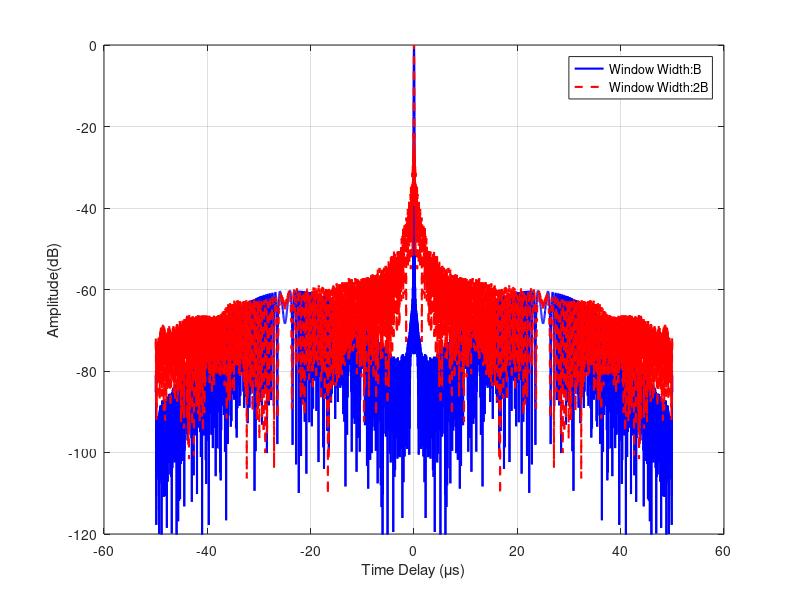
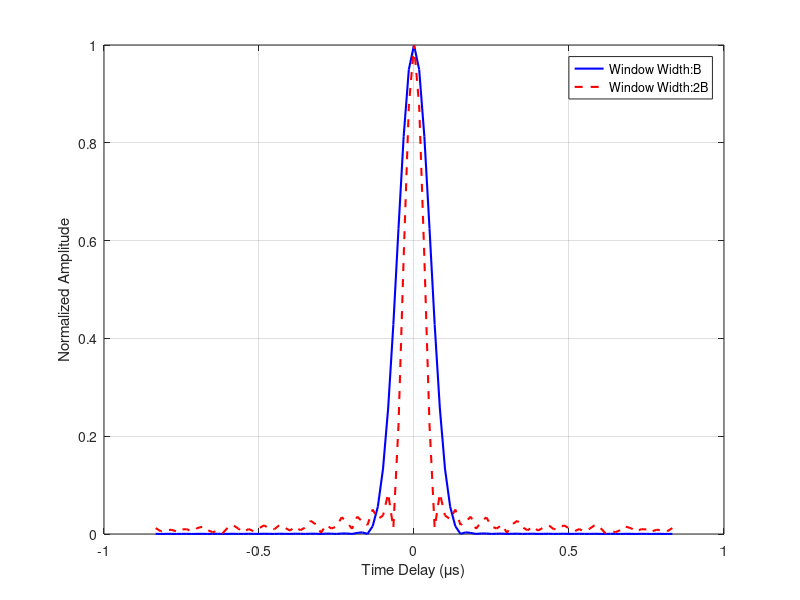
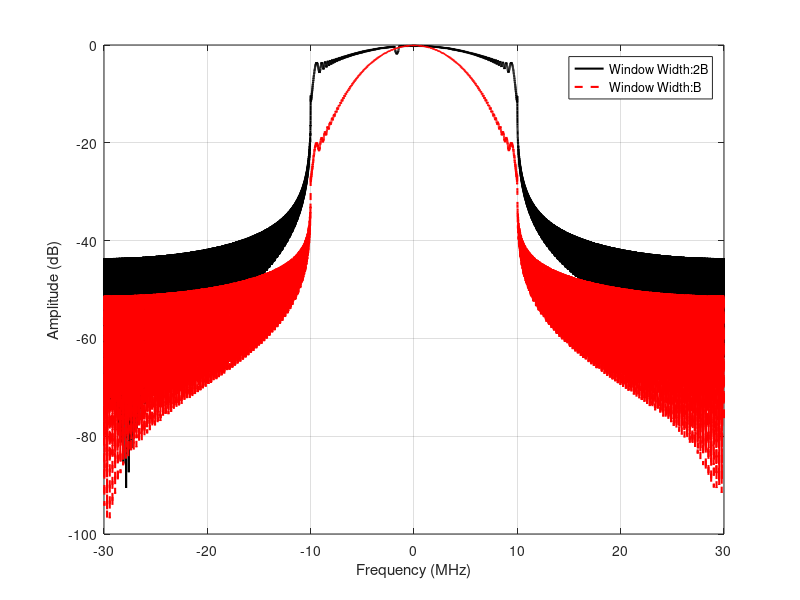
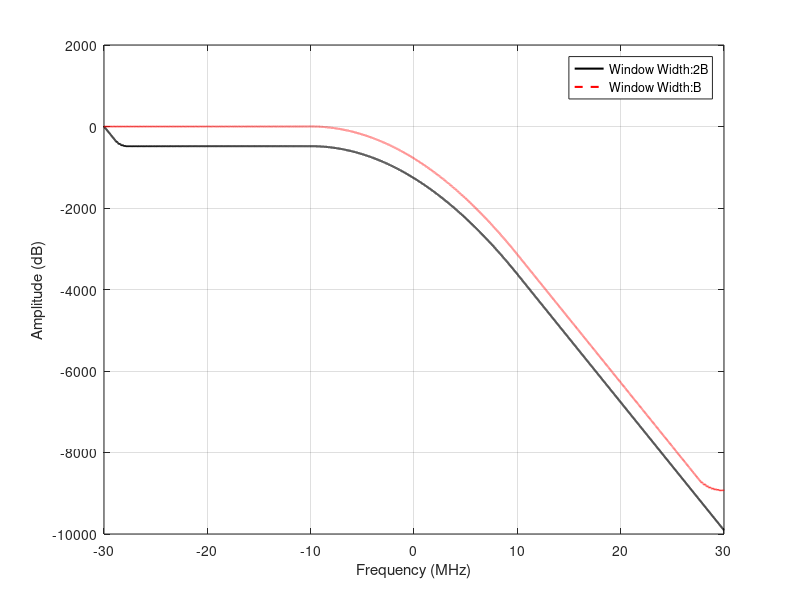

Write the MATLAB code that produced these figures, in order. (Note: this script raises an error after producing the figures.)
clc;clear;close all;

clc;clear;close all;

%% 参数设置
% 雷达参数
B = 20e6;               % 带宽: 20 MHz
T_pulse = 50e-6;        % 脉宽: 50 μs
fs = 60e6;              % 采样率: 60 MHz

% 处理参数
N_pulse = round(T_pulse * fs);      % 脉冲内采样点数
N_fft = 2^nextpow2(N_pulse * 8);    % FFT点数（8倍过采样）
freq = (-N_fft/2:N_fft/2-1) * (fs/N_fft);  % 频率轴

% 补偿参数
alpha_reg = 1e-2;       % 正则化因子系数（增大了）
A_max = 4.0;            % 最大增益限制（适当增大）

% 显示参数
f_center_idx = find(abs(freq) < B/2);

%% 步骤0.1: 生成增强的系统频率响应 H[k]
% 增强幅度响应：更大的波动和不平坦度
H_mag = zeros(N_fft, 1);
H_mag(f_center_idx) = 0.7 + 0.4*cos(2*pi*freq(f_center_idx)/B*6) .* ...
                      exp(-(freq(f_center_idx)/(0.5*B)).^2) + ...
                      0.1*sin(2*pi*freq(f_center_idx)/B*3);

% 增强相位响应：更大的非线性相位失真
H_phase = zeros(N_fft, 1);
H_phase(f_center_idx) = 0.4*pi*(freq(f_center_idx)/B).^3 + ...
                        0.3*pi*sin(2*pi*freq(f_center_idx)/B*5) + ...
                        0.05*pi*(freq(f_center_idx)/B).^2;

% 组合成复数频率响应
H_k = H_mag .* exp(1j*H_phase);
H_k = fftshift(H_k);  % 转换为MATLAB的FFT顺序

%% 步骤1: 生成理想LFM信号及其频谱
% 生成时域LFM信号
t = (-N_pulse/2:N_pulse/2-1)' / fs;
k_chirp = B / T_pulse;  % 调频率
s_lfm = exp(1j * pi * k_chirp * t.^2);  % 基带LFM

% 过采样并补零到FFT长度
s_lfm_padded = zeros(N_fft, 1);
s_lfm_padded(1:N_pulse) = s_lfm;

% 计算LFM频谱
S_LFM_k = fft(s_lfm_padded, N_fft);

% 设置目标参考频谱 R[k]（使用未加权的理想LFM频谱）
R_k = S_LFM_k;

%% 步骤2: 计算发射端预补偿谱（幅度+相位全补偿）
% 计算正则化项：使用均值而不是最大值，更稳定
epsilon = alpha_reg * mean(abs(H_k .* S_LFM_k));

% 核心补偿公式：G_tx[k] = R[k] / (H[k] * S_LFM[k] + ε)
G_tx_k = R_k ./ (H_k .* S_LFM_k + epsilon);

% 幅度限制：防止过高的增益导致PA饱和
G_tx_mag = abs(G_tx_k);
max_G = max(G_tx_mag);
if max_G > A_max
    G_tx_k = G_tx_k ./ max(1, G_tx_mag/A_max);
end

%% 步骤2: 频域窗/带宽约束 - 使用海明窗

f_idx1 = find(abs(freq) <= B);
%创建海明窗
hamming_window1 = zeros(N_fft, 1);
% 生成对应带宽长度的海明窗（仅在LFM信号带宽内施加海明窗，带宽外为0）
hamming_win_local = hamming(length(f_idx1));  % 生成局部海明窗
hamming_window1(f_idx1) = hamming_win_local;   % 填充到频域对应位置
W_k1 = fftshift(hamming_window1);      % 转换为FFT顺序
% 应用海明窗
G_tx_k_windowed = G_tx_k .* W_k1;

f_idx2 = find(abs(freq) <= B/2);
%创建海明窗
hamming_window2 = zeros(N_fft, 1);
% 生成对应带宽长度的海明窗（仅在LFM信号带宽内施加海明窗，带宽外为0）
hamming_win_local2 = hamming(length(f_idx2));  % 生成局部海明窗
hamming_window2(f_idx2) = hamming_win_local2;   % 填充到频域对应位置
W_k2 = fftshift(hamming_window2);      % 转换为FFT顺序

%% 步骤4: 形成发射频谱并IFFT回时域
% 应用预补偿：S_tx[k] = S_LFM[k] * G_tx[k] * W[k]
S_tx_k = S_LFM_k .* G_tx_k_windowed;
S_tx_hamming_k = S_LFM_k .* W_k2;

% IFFT得到时域信号
s_tx_time = ifft(S_tx_k, N_fft);
s_tx_hamming_time = ifft(S_tx_hamming_k, N_fft);

% 截取有效部分（保留原始脉冲长度）
s_tx_pulse = s_tx_time(1:N_pulse);

% 能量归一化（而不是幅度归一化）
s_tx_pulse = s_tx_pulse / sqrt(sum(abs(s_tx_pulse).^2));

% 情况3: 预补偿LFM经过系统H（有预补偿）
S_tx_full = fft(s_tx_time, N_fft);  % 预补偿信号频谱
S_tx_with_H = S_tx_full .* H_k;  % 经过系统响应
s_tx_with_H_time = ifft(S_tx_with_H, N_fft);
s_tx_with_H = s_tx_with_H_time(1:N_pulse);
s_tx_with_H = s_tx_with_H / sqrt(sum(abs(s_tx_with_H).^2));

% 情况3: 加海明窗
s_hamming_pulse = s_tx_hamming_time(1:N_pulse);  % 截取原始脉冲长度
s_hamming_pulse = s_hamming_pulse / sqrt(sum(abs(s_hamming_pulse).^2));  % 能量归一化

%% 步骤5: 自相关分析
% 计算自相关函数
t_corr = (-N_pulse+1:N_pulse-1) / fs * 1e6;  % 微秒

% 计算三种情况的自相关
auto_corr_with_comp = xcorr(s_tx_with_H, s_tx_with_H);
auto_corr_hamming = xcorr(s_hamming_pulse, s_hamming_pulse);

% 归一化自相关（能量归一化）
auto_corr_with_comp = auto_corr_with_comp / max(abs(auto_corr_with_comp));
auto_corr_hamming = auto_corr_hamming / max(abs(auto_corr_hamming)); 

% 转换为dB显示
auto_corr_with_comp_db = 20*log10(abs(auto_corr_with_comp) + 1e-10);
auto_corr_hamming_db = 20*log10(abs(auto_corr_hamming) + 1e-10);

center_idx = ceil(length(t_corr)/2);
range_idx = center_idx-50:center_idx+50;

%% 步骤6: 自相关函数绘图
% 自相关对数
figure(1);
plot(t_corr, auto_corr_hamming_db, 'b-', 'LineWidth', 1.5);hold on;
plot(t_corr, auto_corr_with_comp_db, 'r--', 'LineWidth', 1.5);
xlabel('Time Delay (μs)'); ylabel('Amplitude(dB)');
legend('Window Width:B','Window Width:2B', 'Location', 'best');
grid on;
ylim([-120, 0]);

% 自相关主瓣区域（线性）
figure(2);
center_idx = ceil(length(t_corr)/2);
range_idx = center_idx-50:center_idx+50;
plot(t_corr(range_idx), abs(auto_corr_hamming(range_idx)), 'b-', 'LineWidth', 1.5); hold on;
plot(t_corr(range_idx), abs(auto_corr_with_comp(range_idx)), 'r--', 'LineWidth', 1.5);
xlabel('Time Delay (μs)'); ylabel('Normalized Amplitude');
legend('Window Width:B', 'Window Width:2B', 'Location', 'best');
grid on;
grid on;

figure(3);
s_ideal_padded = zeros(N_fft, 1);
s_ideal_padded(1:N_pulse) = s_tx_with_H;
S_ideal_mag = fftshift(abs(fft(s_ideal_padded, N_fft)));

s_with_H_padded = zeros(N_fft, 1);
s_with_H_padded(1:N_pulse) = s_hamming_pulse;
S_no_comp_mag = fftshift(abs(fft(s_with_H_padded, N_fft)));

plot(freq/1e6, 20*log10(S_ideal_mag/max(S_ideal_mag)), 'k-', 'LineWidth', 1.5); hold on;
plot(freq/1e6, 20*log10(S_no_comp_mag/max(S_no_comp_mag)), 'r--', 'LineWidth', 1.5);
xlabel('Frequency (MHz)'); ylabel('Amplitude (dB)');
legend('Window Width:2B', 'Window Width:B', 'Location', 'best');
grid on;

figure(4);
plot(freq/1e6, unwrap(angle(fftshift(fft(s_ideal_padded, N_fft)))), 'k-', 'LineWidth', 1.5); hold on;
plot(freq/1e6, unwrap(angle(fftshift(fft(s_with_H_padded, N_fft)))), 'r--', 'LineWidth', 1.5);
xlabel('Frequency (MHz)'); ylabel('Amplitude (dB)');
legend('Window Width:2B', 'Window Width:B', 'Location', 'best');
grid on;
%% 步骤8: 计算和显示性能指标
% 峰值旁瓣比（PSLR）
center_idx = ceil(length(auto_corr_hamming)/2);
pslr_no_comp = compute_pslr_corrected(auto_corr_hamming, center_idx, fs, B);
pslr_with_comp = compute_pslr_corrected(auto_corr_with_comp, center_idx, fs, B);
fprintf('B: %.3f(dB)\n',pslr_no_comp);
fprintf('2B: %.3f(dB)\n',pslr_with_comp);
% 主瓣宽度（3dB）
bw3db_no_comp = compute_3db_width_corrected(auto_corr_hamming, center_idx, fs, B);
bw3db_with_comp = compute_3db_width_corrected(auto_corr_with_comp, center_idx, fs, B);
fprintf('B: %.3f μs\n', bw3db_no_comp);
fprintf('2B: %.3f μs\n', bw3db_with_comp);

% 计算PAPR（峰均功率比） - 使用能量归一化后的信号
PAPR_ideal = 10*log10(max(abs(s_tx_with_H).^2) / mean(abs(s_tx_with_H).^2));
PAPR_no_comp = 10*log10(max(abs(s_hamming_pulse).^2) / mean(abs(s_hamming_pulse).^2));
fprintf('B: %.3f (dB)\n', PAPR_no_comp);
fprintf('2B: %.3f (dB)\n', PAPR_ideal);

%% 修正后的辅助函数
function pslr = compute_pslr_corrected(corr_signal, peak_idx, fs, B)
    % 修正的峰值旁瓣比计算函数
    % 基于主瓣理论宽度定义区域
    % 主瓣宽度 ≈ 1/B，转换为采样点数
    mainlobe_width_samples = ceil(2 * fs / B);  % 取2倍作为安全余量
    
    % 确保边界有效
    mainlobe_start = max(1, peak_idx - mainlobe_width_samples);
    mainlobe_end = min(length(corr_signal), peak_idx + mainlobe_width_samples);
    
    % 创建掩码排除主瓣
    mask = true(length(corr_signal), 1);
    mask(mainlobe_start:mainlobe_end) = false;
    
    % 如果没有旁瓣，返回一个较差的值
    if sum(mask) == 0
        pslr = -5;  % 一个较差的值
        return;
    end
    
    % 计算旁瓣峰值和主瓣峰值
    sidelobe_peak = max(abs(corr_signal(mask)));
    mainlobe_peak = abs(corr_signal(peak_idx));
    
    % 计算PSLR（dB）
    if mainlobe_peak > 0
        pslr = 20*log10(sidelobe_peak / mainlobe_peak);
    else
        pslr = -inf;
    end
end
function bw_3db = compute_3db_width_corrected(corr_signal, peak_idx, fs, B)
    % 修正的3dB主瓣宽度计算函数
    corr_mag = abs(corr_signal);
    peak_value = corr_mag(peak_idx);
    
    % 找到3dB点（峰值下降3dB）
    threshold_3db = peak_value / sqrt(2);  % -3dB点
    
    % 向左搜索3dB点
    left_idx = peak_idx;
    step_count = 0;
    max_steps = 100;  % 防止无限循环
    
    while left_idx > 1 && corr_mag(left_idx) >= threshold_3db && step_count < max_steps
        left_idx = left_idx - 1;
        step_count = step_count + 1;
    end
    
    % 向右搜索3dB点
    right_idx = peak_idx;
    step_count = 0;
    
    while right_idx < length(corr_mag) && corr_mag(right_idx) >= threshold_3db && step_count < max_steps
        right_idx = right_idx + 1;
        step_count = step_count + 1;
    end
    
    % 计算宽度（秒）
    width_samples = right_idx - left_idx;
    bw_3db = width_samples / fs * 1e6;  % 转换为微秒
    
    % 如果找不到3dB点或宽度异常，返回理论值
    if bw_3db <= 0 || bw_3db > 100
        bw_3db = 0.886 / B * 1e6;  % 修正后的理论公式
    end
    
    % 确保宽度不会太小
    if bw_3db < 0.01
        bw_3db = 0.886 / B * 1e6;
    end
end
